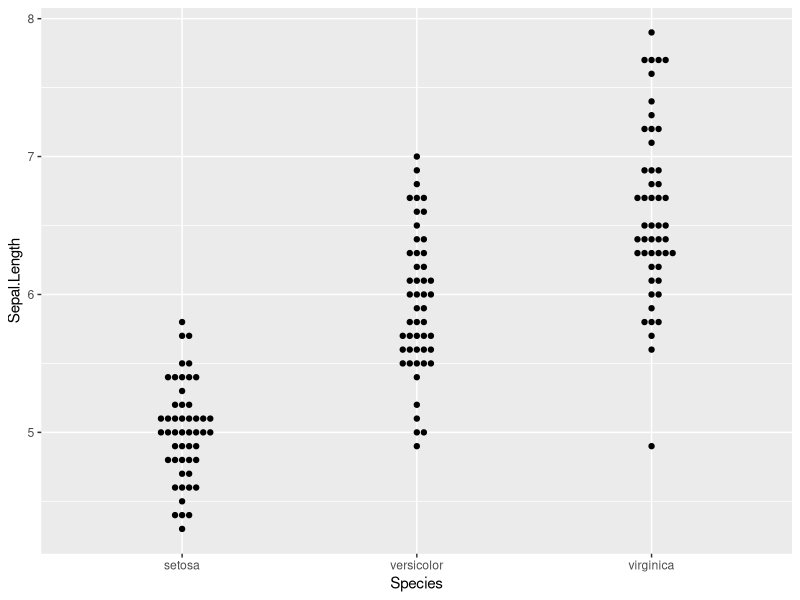
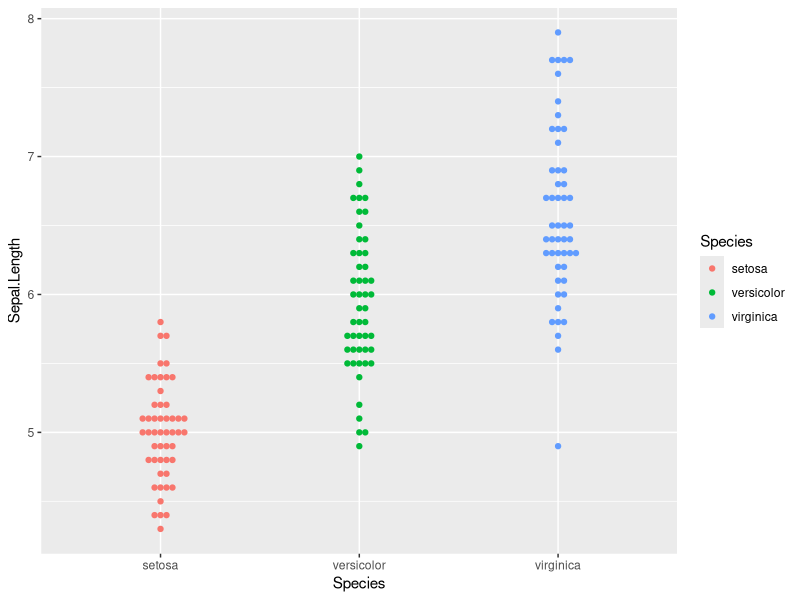

These figures' R source, in order:
library(ggbeeswarm)
library(ggplot2)

data(iris)

#raw
ggplot(iris,aes(x=Species, y=Sepal.Length)) +
  geom_beeswarm()

#grouped
ggplot(iris,aes(x=Species, y=Sepal.Length, colour=Species)) +
  geom_beeswarm()
